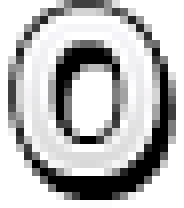
#> input picture fnt/num/0.png, 23 x 26 px (shown 8 times larger); its folder holds 2 pictures in this run
$ python fntTool.py
#> lines starting #> are read from the running program, lines starting #| are printed output that depends on the picture
# -*- coding: utf-8 -*-
# 到了 生成美术字的图片集fnt
# Form bignananas
import os
#import PIL
from PIL import Image
import sys, os, glob, math,codecs

colCount = 1 #列数
rowCount = 1 #行数
max_height = 0
max_width = 0

#默认文本fnt字体
face = "Arial"

#无法命名或者冲突的字体转换(特别是windows大小写居然不敏感f**k)
fnt_change_words = dict([("gang","/"),("mao",":"),("space"," "),("fu","-"),("aa","A"),("bb","B"),("cc","C"),("dd","D"),("ee","E"),("ff","F"),("gg","G"),("hh","H"),("ii","I"),("jj","J"),("kk","K"),("ll","L"),("mm","M"),("nn","N"),("oo","O"),("pp","P"),("qq","Q"),("rr","R"),("ss","S"),("tt","T"),("uu","U"),("vv","V"),("ww","W"),("xx","X"),("yy","Y"),("zz","Z")])

def create_fnt_file(fnt_name, fnt_define):
    global face
    write_file=open(fnt_name,"w")
    write_file = codecs.open(fnt_name,"w","utf-8")
    # [11 lines of commented-out code are left out]
    head_msg1="""info face="%s" size=%s bold=0 italic=0 charset="" unicode=0 stretchH=100 smooth=1 aa=1 padding=0,0,0,0 spacing=2,2 outline=0\n""" % (face,fnt_define["size"])
    write_file.write(head_msg1)
    # [6 lines of commented-out code are left out]
    head_msg2 ="""common lineHeight=%s base=%s scaleW=%s scaleH=%s pages=1 packed=0 alphaChnl=0 redChnl=0 greenChnl=0 blueChnl=0\n""" % (fnt_define["lineHeight"],fnt_define["base"],fnt_define["scaleW"],fnt_define["scaleH"])
    write_file.write(head_msg2)
    # //第一页，文件名称是”bitmapFontChinese.png”
    # page id=0 file="bitmapFontChinese.png"
    head_msg3 = """page id=0 file="%s"\n""" % (fnt_define["file"])
    write_file.write(head_msg3)
    # 第四行是当前贴图中所容纳的文字数量
    head_msg4 = """chars count=%s\n""" % (fnt_define["count"])
    write_file.write(head_msg4)

    for i in range(0,int(fnt_define["count"])):
        data=fnt_define["data"][i]
        line="char id=%s x=%s y=%s width=%s height=%s xoffset=%s yoffset=%s xadvance=%s page=%s chnl=%s letter=\"%s\"\n" %(data["id"],data["x"],data["y"],data["width"],data["height"],data["xoffset"],data["yoffset"],data["xadvance"],data["page"],data["chnl"],data["letter"])
        write_file.write(line)


def joint_image(image_name,convert_list):
    # 引用全局变量
    outW=max_width*colCount
    outH=max_height*rowCount

    print("out image size %dx%d" %(outW,outH))

    toImage = Image.new('RGBA', (outW, outH))

    x=0
    index = 0
    for key in convert_list.keys():
        fromImage=Image.open(key)
        offsetX = (index%colCount)*max_width
        offsetY = int(int(index/colCount)*max_height)
        toImage.paste(fromImage,( offsetX, offsetY))
        # print("\t %s offset %d %d" %(key,offsetX, offsetY))
        x+=fromImage.size[0]
        index += 1

    toImage.save(image_name)


def make_fnt_file(pre_str,convert_list,output_path_name):
    # 引用全局变量
    global max_width
    global max_height
    global colCount
    global rowCount
    fnt_name=output_path_name+"/"+pre_str+".fnt"
    image_name=pre_str+".png"
    fnt_define=dict()
    index=0
    xOffset=0
    max_height=0
    max_width=0
    for key in convert_list.keys():
        image = Image.open(key)
        print("image %s   size: w{%d} h{%d}"%(key,image.size[0],image.size[1]))
        max_width=max(max_width,image.size[0])
        max_height=max(max_height,image.size[1])
    totalCount = len(convert_list)
    colCount =  int(math.ceil(math.sqrt(max_height*max_width*totalCount*1.0)/max_width))
    rowCount = int(math.ceil(len(convert_list)*1.0/colCount))
    print("--------------------colxrow---", colCount, rowCount, totalCount)

    fnt_define_item=list()
    for key in convert_list.keys():
        # print("\t+"+key+"\t"+"Key:"+chr(int(convert_list[key])))
        image = Image.open(key)
        image_size= image.size
        fnt_define_item_data=dict()
        fnt_define_item_data["id"]=convert_list[key]
        fnt_define_item_data["x"]=str((index%colCount)*max_width)
        fnt_define_item_data["y"]=str(int(index/colCount)*max_height)
        fnt_define_item_data["width"]=str(image_size[0])
        fnt_define_item_data["height"]=str(image_size[1])
        fnt_define_item_data["xoffset"]=str(0)
        fnt_define_item_data["yoffset"]=str(0)
        fnt_define_item_data["xadvance"]=str(image_size[0]) #???
        fnt_define_item_data["page"]=str(0)
        fnt_define_item_data["chnl"]=str(0)
        fnt_define_item_data["letter"]=chr(int(convert_list[key]))

        fnt_define_item.append(fnt_define_item_data)

        index+=1
        xOffset+=image_size[0]
        max_width=max(max_width,image_size[0])
        max_height=max(max_height,image_size[1])

    fnt_define["data"]=fnt_define_item
    fnt_define["size"]=str(max_width)
    fnt_define["lineHeight"]=str(max_height)
    fnt_define["base"]=str(max_width)
    fnt_define["scaleW"]=str(max_width*colCount)
    fnt_define["scaleH"]=str(max_height*rowCount)
    fnt_define["file"]=image_name
    fnt_define["count"]=len(convert_list)

    image_name=output_path_name+"/"+image_name

    create_fnt_file(fnt_name, fnt_define)
    print ("make:"+fnt_name+"done!")
    joint_image(image_name,convert_list)
    print("make {%s} fnt done! good!"%(image_name))


def check_and_make(fnt_name,convert_list,output_path_name):
    if len(convert_list)>=1 :
        print("*************************************************************")
        print("fnt file: " +fnt_name+" ↓↓↓↓↓↓↓↓↓↓↓↓↓↓↓↓↓↓↓↓↓↓↓↓")
        make_fnt_file(fnt_name,convert_list,output_path_name)


def main():
    global fnt_change_words
    # 遍历当前文件夹，直接使用目录作为fnt的名字
    #输出目录
    output_path_name="output"
    resourePath = "./"
    for parent,dirnames,filenames in os.walk(resourePath):
        # print(parent)
        # print(dirnames)
        # print(filenames)
        # 取第一层目录即可
        for dir_list in dirnames:
            srcpath = resourePath + dir_list
            print("start dir name:"+srcpath)
            output_path_name = srcpath+os.sep+"output"
            if not os.path.exists(output_path_name):
                os.makedirs(output_path_name)

            convert_list=dict()
            fnt_name = os.path.basename(srcpath)
            # 存对应的ascii码
            list = os.listdir(srcpath) #列出文件夹下所有的目录与文件
            for i in range(0,len(list)):
            # for filename in glob.glob(srcpath+os.sep+"*.png"):
                basename = list[i]
                # 判断是否是png
                isPng = basename[-4:]
                if isPng != ".png":
                    continue
                filename = srcpath+os.sep+basename
                # basename = os.path.basename(filename)
                font=basename[:basename.rfind(".")]
                # utf-8 下需要调用UTF-8编码
                # ascii_code = ascii_code.decode('UTF-8')
                # 手动处理不能命名的文件，囧。
                if str(font) in fnt_change_words :
                    print("font",font,fnt_change_words[str(font)])
                    font = fnt_change_words[str(font)]
                try:
                    ascii_code = ord(font)
                except TypeError as e:
                    print("font define name:" + font + " error !!")
                    return
                print("font " + font +  " ascii_code : %d" %(ascii_code))
                # print ascii_code
                convert_list[filename]=ascii_code
                continue
            check_and_make(fnt_name,convert_list,output_path_name)
#> in make_fnt_file, image is the input picture: PIL image 23x26 RGBA; mean R, G, B, A 86.7, 86.6, 86.9, 154.7
#| image ./num/0.png   size: w{23} h{26}
#> in make_fnt_file, `totalCount = len(convert_list)`: totalCount = 2
#> in make_fnt_file, `rowCount = int(math.ceil(len(convert_list)*1.0/colCount))`: rowCount = 1
#| --------------------colxrow--- 2 1 2
#> in joint_image, `outW=max_width*colCount`: outW = 46
#> in joint_image, `outH=max_height*rowCount`: outH = 26
#| out image size 46x26
#> in joint_image, `toImage = Image.new('RGBA', (outW, outH))`: toImage: PIL image 46x26 RGBA; every value is 0
#> in joint_image, `offsetX = (index%colCount)*max_width`: offsetX = 0
#> in joint_image, `toImage.paste(fromImage,( offsetX, offsetY))`:
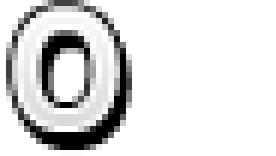
#> toImage: PIL image 46x26 RGBA (shown 6 times larger); mean R, G, B, A 43.3, 43.3, 43.5, 77.3; transparent parts drawn white
#> in joint_image, `toImage.save(image_name)`:
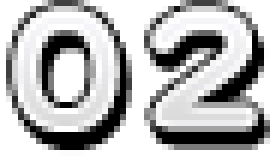
#> saved as num.png: PIL image 46x26 RGBA (shown 6 times larger); mean R, G, B, A 87.2, 87.1, 87.5, 160.5; transparent parts drawn white
        # 取第一层目录即可
        break


if __name__ == '__main__':
    main()

$ run again, on fnt/num/2.png
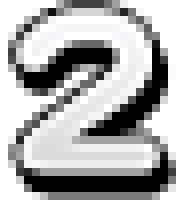
#> input picture fnt/num/2.png, 23 x 26 px (shown 8 times larger)
#> in make_fnt_file, image is the input picture: PIL image 23x26 RGBA; mean R, G, B, A 87.7, 87.6, 88, 166.2
#| image ./num/2.png   size: w{23} h{26}
#| --------------------colxrow--- 2 1 1
#| out image size 46x26
#> in joint_image, `toImage.paste(fromImage,( offsetX, offsetY))`:
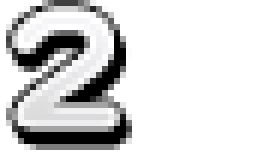
#> toImage: PIL image 46x26 RGBA (shown 6 times larger); mean R, G, B, A 43.9, 43.8, 44, 83.1; transparent parts drawn white
